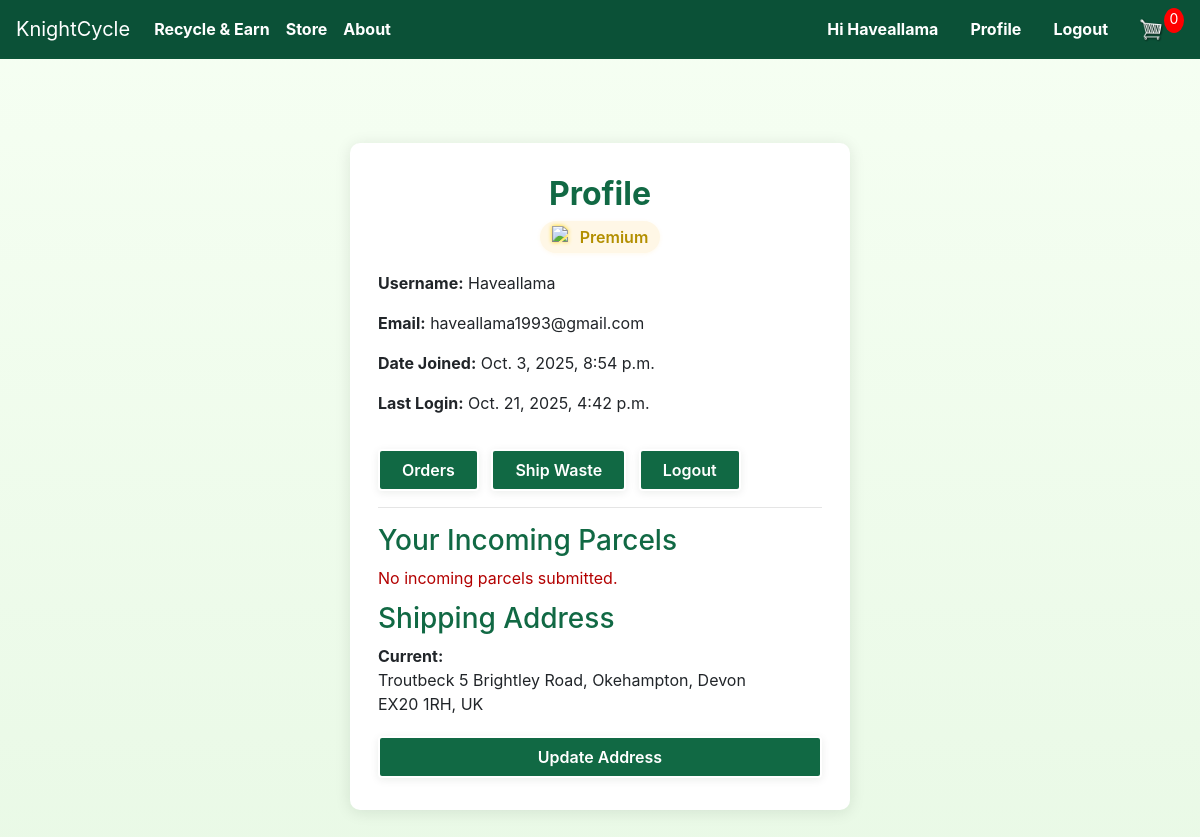
The app's page /store/profile/ (signed in), older data.
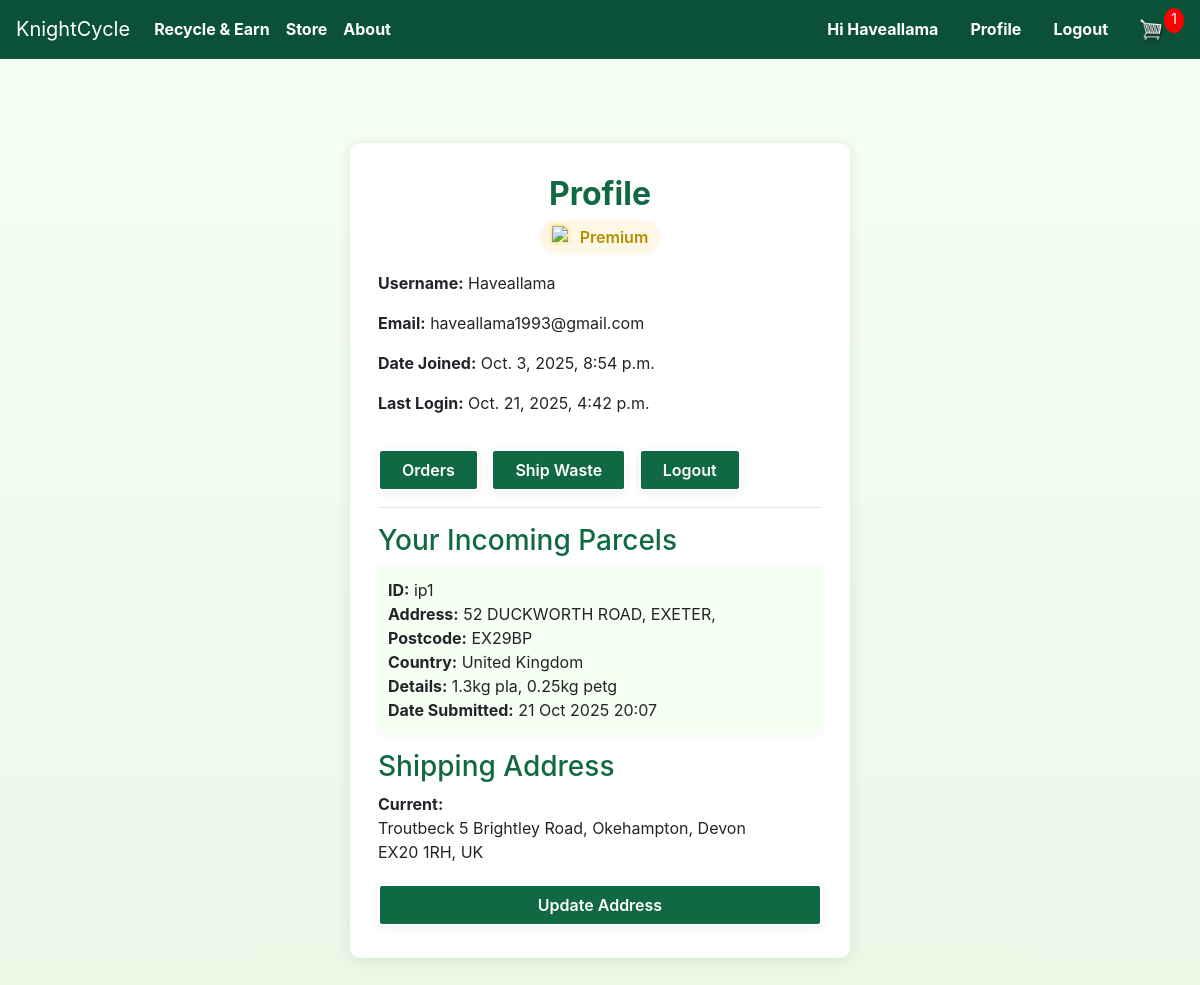
The same page, newer data.
### store/models.py (models this page shows, shortened)
class IncomingParcel(models.Model):
	user = models.ForeignKey(User, on_delete=models.CASCADE)
	address = models.CharField(max_length=255)
	city = models.CharField(max_length=100)
	county = models.CharField(max_length=100, blank=True, null=True)
	postcode = models.CharField(max_length=20)
	country = models.CharField(max_length=100)
	details = models.TextField(blank=True, null=True)
	date_submitted = models.DateTimeField(auto_now_add=True)
	ip_id = models.CharField(max_length=20, unique=True, blank=True)

### store/views.py (the view, shortened to what this page needs)
# urls.py: path('profile/', views.profile, name="profile"),
def profile(request):
    if not request.user.is_authenticated:
        return render(request, 'pages/login.html', {'error': 'Please log in to view your profile.'})
    data = cartData(request)
    cartItems = data.get('cartItems', 0)
    customer = getattr(request.user, 'customer', None)
    address_obj = None
    if customer:
        address_obj = ShippingAddress.objects.filter(customer=customer, is_saved=True).order_by('-date_added').first()
    message = ''
    error = ''
    is_premium = getattr(customer, 'is_premium', False) if customer else False
    is_business = getattr(customer, 'is_business', False) if customer else False
    from .models import IncomingParcel
    incoming_parcels = IncomingParcel.objects.filter(user=request.user).order_by('-date_submitted')
    return render(request, 'pages/profile.html', {
        'cartItems': cartItems,
        'user': request.user,
        'address_obj': address_obj,
        'message': message,
        'error': error,
        'is_premium': is_premium,
        'is_business': is_business,
        'incoming_parcels': incoming_parcels,
    })

### store/models.py (called while the page is built)
	@property
	def get_cart_items(self):
		orderitems = self.orderitem_set.all()
		total = sum([item.quantity for item in orderitems])
		return total

### store/utils.py (called while the page is built, shortened)
def cartData(request):
    if request.user.is_authenticated:
        customer = request.user.customer
        last_address = ShippingAddress.objects.filter(customer=customer, is_saved=True).order_by('-date_added').first()
        needs_shipping = last_address is None
        order = Order.objects.filter(customer=customer, status='Order Received').first()
        items = order.orderitem_set.all() if order else []
        cartItems = order.get_cart_items if order else 0
    context = {'items': items, 'order': order, 'cartItems': cartItems, 'needs_shipping': needs_shipping, 'last_address': last_address}
    return context

### templates/pages/profile.html (shortened to what this page needs)
{% extends 'store/main.html' %}
{% block content %}
<div class="profile-container" style="max-width:500px;margin:60px auto;padding:32px 28px;background:#fff;border-radius:10px;box-shadow:0 2px 16px rgba(0,32,16,0.10);">
  <h2 style="color:#116944;text-align:center;font-weight:700;">Profile</h2>
  <div style="display:flex;justify-content:center;gap:16px;margin-bottom:18px;">
    {% if is_premium %}
      <div style="display:flex;align-items:center;gap:6px;background:#fff7e6;border-radius:16px;padding:4px 12px;box-shadow:0 1px 4px rgba(255,180,0,0.08);">
        <img src="https://img.icons8.com/color/24/000000/star.png" alt="Premium" style="width:22px;height:22px;filter:drop-shadow(0 0 2px #ffd700);">
        <span style="color:#b38f00;font-weight:600;">Premium</span>
      </div>
    {% endif %}
  </div>
  <p><strong>Username:</strong> {{ user.username }}</p>
  <p><strong>Email:</strong> {{ user.email }}</p>
  <p><strong>Date Joined:</strong> {{ user.date_joined }}</p>
  <p><strong>Last Login:</strong> {{ user.last_login }}</p>
  <a href="{% url 'store:orders' %}" class="btn login-btn" style="margin-top:18px; margin-right:8px;">Orders</a>
  <a href="{% url 'store:shipping_waste_form' %}" class="btn login-btn" style="margin-top:18px; margin-right:8px;">Ship Waste</a>
  <a href="{% url 'store:logout' %}" class="btn login-btn" style="margin-top:18px;">Logout</a>
  <hr>
  <h3 style="color:#116944;">Your Incoming Parcels</h3>
  {% if incoming_parcels %}
    <ul style="padding-left:0;list-style:none;">
      {% for parcel in incoming_parcels %}
        <li style="margin-bottom:12px;padding:12px 10px;background:#f6fff3;border-radius:6px;box-shadow:0 1px 6px rgba(0,32,16,0.06);">
          <strong>ID:</strong> {{ parcel.ip_id }}<br>
          <strong>Address:</strong> {{ parcel.address }}, {{ parcel.city }}, {{ parcel.county }}<br>
          <strong>Postcode:</strong> {{ parcel.postcode }}<br>
          <strong>Country:</strong> {{ parcel.country }}<br>
          <strong>Details:</strong> {{ parcel.details|default:'-' }}<br>
          <strong>Date Submitted:</strong> {{ parcel.date_submitted|date:'d M Y H:i' }}
        </li>
      {% endfor %}
    </ul>
  {% else %}
    <div style="margin-bottom:12px; color:#b30000;">No incoming parcels submitted.</div>
  {% endif %}
  <h3 style="color:#116944;">Shipping Address</h3>
  {% if address_obj %}
    <div style="margin-bottom:12px;">
      <strong>Current:</strong><br>
      {{ address_obj.address }}, {{ address_obj.city }}, {{ address_obj.county }}<br>
      {{ address_obj.postcode }}, {{ address_obj.country }}
    </div>
  {% else %}
    <div style="margin-bottom:12px; color:#b30000;">No address on record.</div>
  {% endif %}
    <button id="show-address-form" class="btn login-btn" style="width:100%;margin-top:8px;">Update Address</button>
</div>
{% endblock %}

### store/templates/store/main.html (shortened to what this page needs)
<!DOCTYPE html>
{% load static %}
<html>
    <head>
        <link rel="stylesheet" href="https://stackpath.bootstrapcdn.com/bootstrap/4.4.1/css/bootstrap.min.css">
        <link rel="stylesheet" type="text/css" href="{% static 'css/main.css' %}">
    </head>
    <body>
    <nav class="navbar navbar-expand-lg navbar-dark navbar-eco">
    <a class="navbar-brand" href="{% url 'home' %}">KnightCycle</a>
    <div class="collapse navbar-collapse" id="navbarSupportedContent">
        <ul class="navbar-nav mr-auto">
        <li class="nav-item active">
             <a class="nav-link" href="{% url 'send_waste' %}">Recycle & Earn <span class="sr-only">(current)</span></a>
        </li>
        <li class="nav-item active">
            <a class="nav-link" href="{% url 'store:store' %}">Store <span class="sr-only">(current)</span></a>
        </li>
        <li class="nav-item active">
            <a class="nav-link" href="{% url 'about' %}">About <span class="sr-only">(current)</span></a>
        </li>
        </ul>
        <div class="form-inline my-2 my-lg-0">
                        {% if user.is_authenticated %}
                            <span class="nav-link greeting">Hi {{ user.username }}</span>
                            <a class="nav-link" href="{% url 'store:profile' %}">Profile</a>
                            <a class="nav-link" href="{% url 'store:logout' %}">Logout</a>
                        {% else %}
                            <a class="nav-link" href="{% url 'store:login' %}">Login <span class="sr-only">(current)</span></a>
                        {% endif %}
            <a href="{% url 'store:cart' %}">
                <img  id="cart-icon" src="{% static 'images/cart.png' %}">
            </a>
            <p id="cart-total">{{cartItems}}</p>
        </div>
    </div>
    </nav>
    <div class="container">
        <br>
        {% block content %}
        {% endblock %}
    </div>
    </body>
</html>

Row changes from the older to the newer data that the page shows:
added IncomingParcel: ip_id "ip1", address "52 DUCKWORTH ROAD", city "EXETER", postcode "EX29BP", country "United Kingdom", details "1.3kg pla, 0.25kg petg", date_submitted "21 Oct 2025 20:07"
Text that changed along with them:
{{ cartItems }}: "0" → "1"
text no longer shown: "No incoming parcels submitted."
